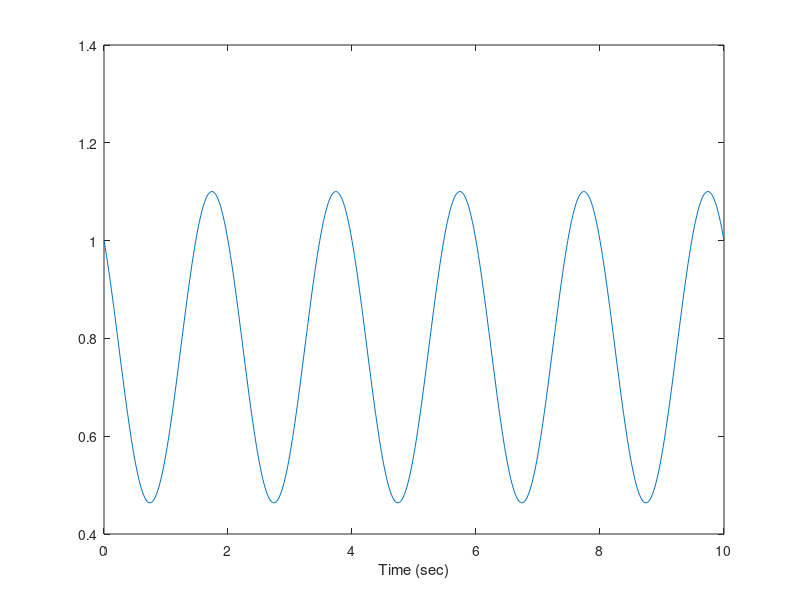
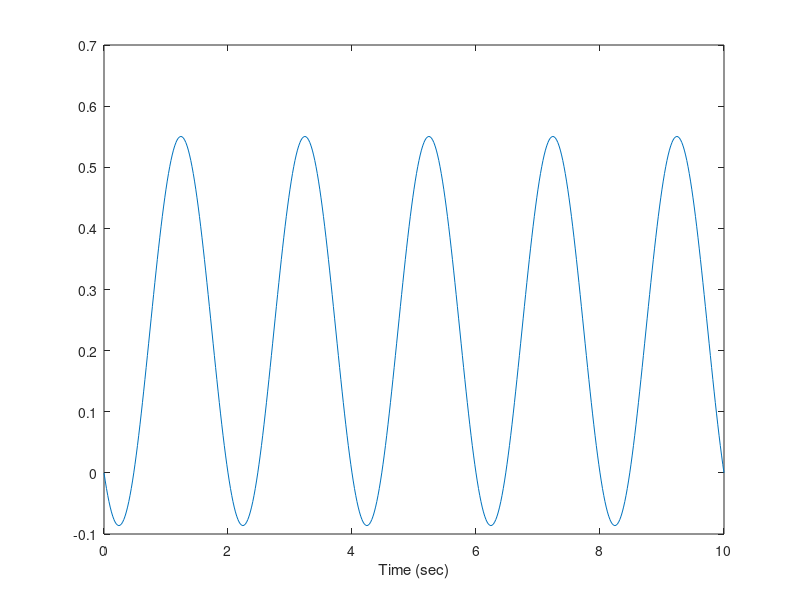
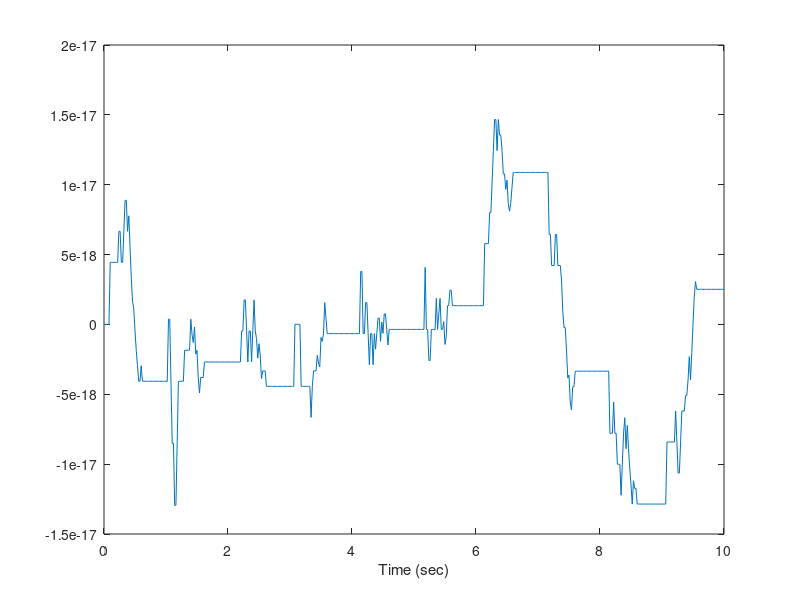
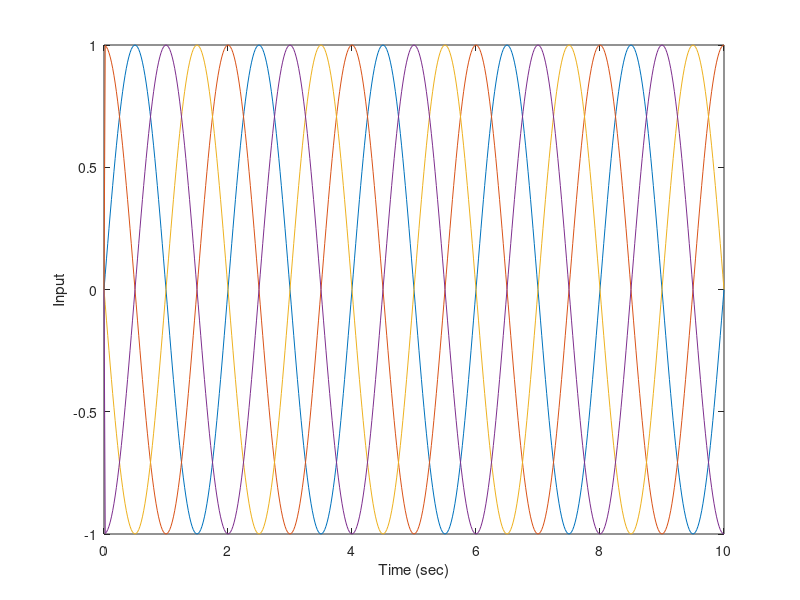

These charts were generated, in order, by the following MATLAB code:
%% Setting up workspace
close all; % Close all figures and windows
clear; % Clear workspace
clc; % Clears screen
%% Initializing parameters
tf = 10; % Final time in simulation
T = 2e-2; % Sample rate
t = 0:T:tf; % Time vector
n = 3; % Number of states
m = 3; % Number of measurements
p = 4; % Number of controlable states
x = zeros(n, length(t)); % Initializes states to zero
x_d = x; %Initializes desired x states
z = zeros(m, length(t)); % Initializes measurements to zero
u = zeros(p, length(t)); % Initializes controller
v = u; %initialize linearized controller

rr=0.195; %define robot radius

%A = [-cos(z(3:1)]; % System matrix
B = @(y)[(-cos(y(3))-sin(y(3)))/(2*sqrt(2)), (-cos(y(3))+sin(y(3)))/(2*sqrt(2)), (cos(y(3))+sin(y(3)))/(2*sqrt(2)), (cos(y(3))-sin(y(3)))/(2*sqrt(2));
    (cos(y(3))-sin(y(3)))/(2*sqrt(2)), (-cos(y(3))-sin(y(3)))/(2*sqrt(2)), (-cos(y(3))+sin(y(3)))/(2*sqrt(2)), (cos(y(3))+sin(y(3)))/(2*sqrt(2));
    1/(4*rr), 1/(4*rr), 1/(4*rr), 1/(4*rr)]; % Input matrix
Binv = @(y)[-((cos(y(3))+sin(y(3)))*sqrt(2))/(2*(cos(y(3))^2+sin(y(3))^2)),((cos(y(3))-sin(y(3)))*sqrt(2))/(2*(cos(y(3))^2+sin(y(3))^2)), rr;
    -((cos(y(3))-sin(y(3)))*sqrt(2))/(2*(cos(y(3))^2+sin(y(3))^2)),-((cos(y(3))+sin(y(3)))*sqrt(2))/(2*(cos(y(3))^2+sin(y(3))^2)), rr;
    ((cos(y(3))+sin(y(3)))*sqrt(2))/(2*(cos(y(3))^2+sin(y(3))^2)),-((cos(y(3))-sin(y(3)))*sqrt(2))/(2*(cos(y(3))^2+sin(y(3))^2)), rr;
    ((cos(y(3))+sin(y(3)))*sqrt(2))/(2*(cos(y(3))^2+sin(y(3))^2)),((cos(y(3))+sin(y(3)))*sqrt(2))/(2*(cos(y(3))^2+sin(y(3))^2)), rr];

C = eye(m); % Measurement matrix

Kp=[0,0,0,0; %Proportional Gain
    0,0,0,0;
    0,0,0,0]
Kd=[0,0,0,0; %Derivative gain
    0,0,0,0;
    0,0,0,0]
Ki=[0,0,0,0; %Integral gain
    0,0,0,0;
    0,0,0,0]

%% Set initial conditions
x(:,1)=[1;0;0];

for k=1:length(t) %Fill in desired path
    xd(:,k)=0;
end



%% Simulate dynamics (for loop)
for k = 1:length(t)-1 % For loop that simulates 1 second
    u(:,k+1) = [sin(pi*k*T);cos(pi*k*T);-sin(pi*k*T);-cos(pi*k*T)];% calculate controller
    %v(:,k+1) = Kp*z(:,k+1);
    %u(:,k+1)=Binv*v(:,k+1);
    
    x(:,k+1) = x(:,k) + B(x(:,k))*u(:,k+1)*T; % Linear state space equation
    z(:,k+1) = C*x(:,k+1); % Linear measurement equation
end
%% Results
figure; plot(t, x(1,:)); xlabel('Time (sec)'); % Plots position with time
figure; plot(t, x(2,:)); xlabel('Time (sec)'); % Plots velocity with time
figure; plot(t, x(3,:)); xlabel('Time (sec)'); % Plots acceleration with time
figure; plot(t, u); xlabel('Time (sec)'); ylabel('Input'); % Plots input with time